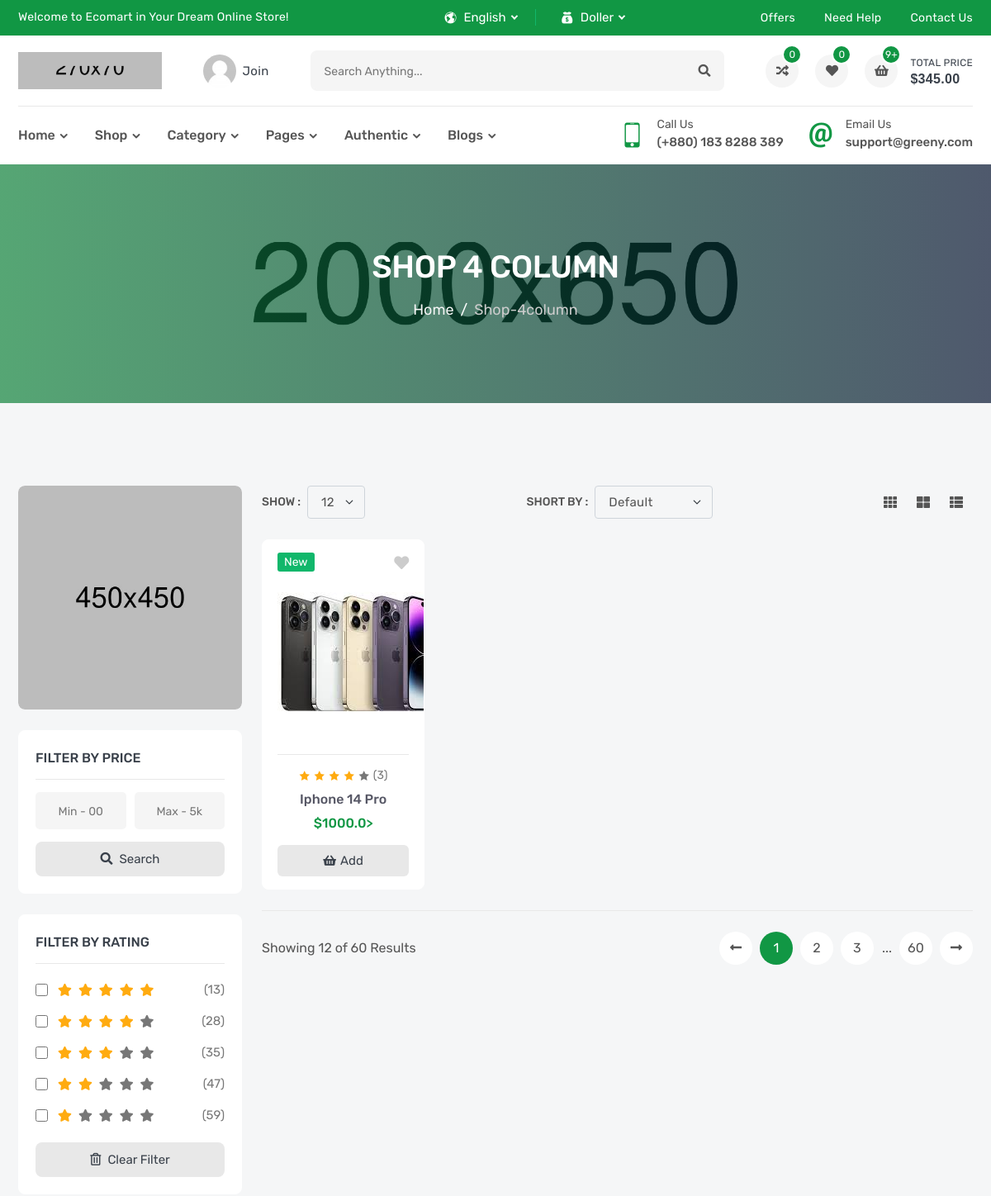
The app's page /products/ (upper part), older data.
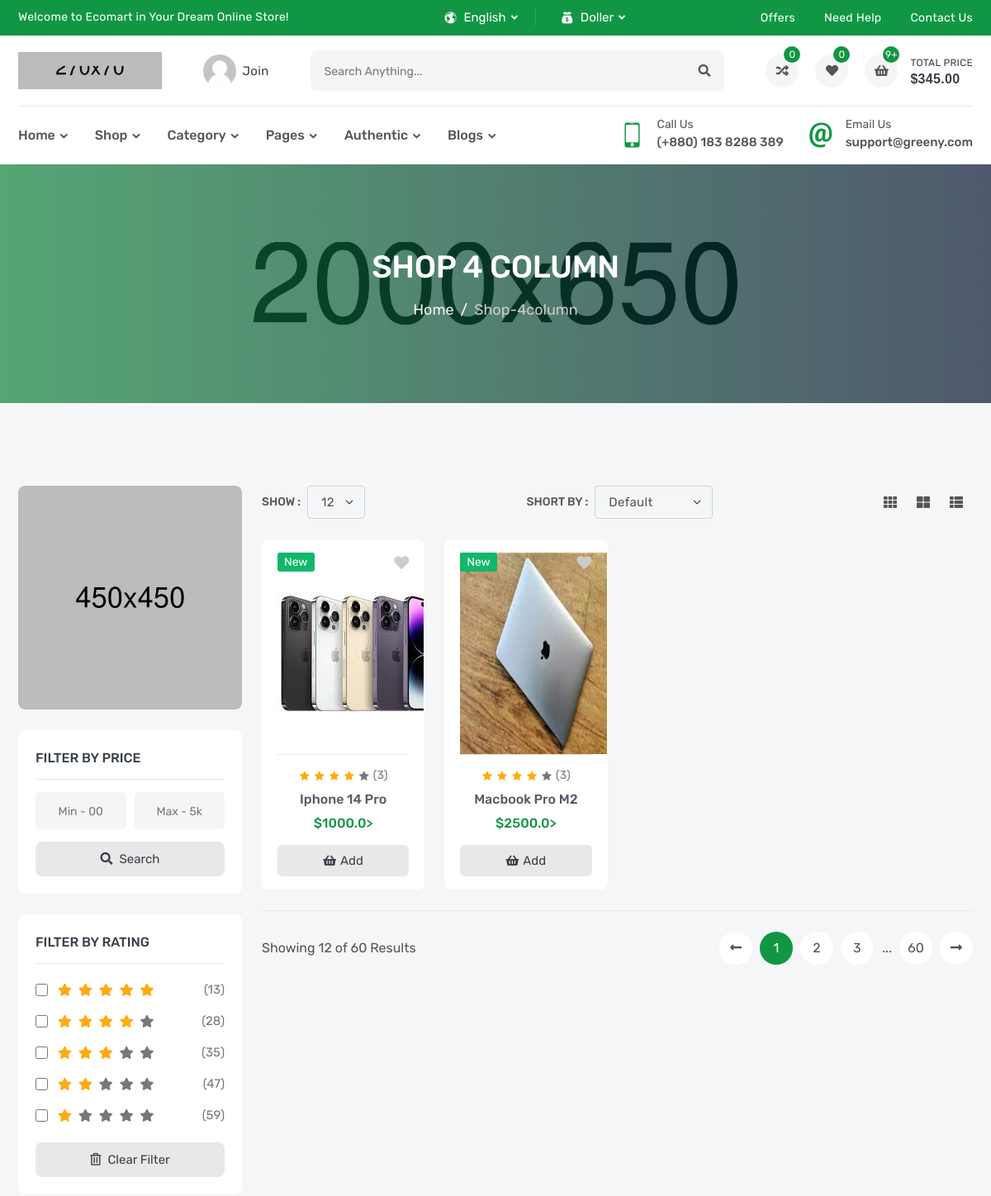
The same page, newer data.
### product/models.py (models this page shows)
class Product(models.Model):
    name = models.CharField(_('Name'),max_length=120)
    flag = models.CharField(_('Flag'),max_length=10,choices=FLAG_TYPES)
    image = models.ImageField(_('Image'),upload_to='products')
    price = models.FloatField(_('Price'))
    sku = models.CharField(_('sku'),max_length=12)
    subtitle = models.CharField(_('Subtitle'),max_length=300)
    description = models.TextField(_('Descriptiob'),max_length=30000)
    quantity = models.IntegerField(_('Quantity'))
    brand = models.ForeignKey('Brand',verbose_name=_('Brand'),related_name='product_brand',on_delete=models.SET_NULL,null=True)
    tags = TaggableManager()
    def __str__(self) :
        return self.name

### product/views.py (the view)
# urls.py: path('',ProductList.as_view()),
class ProductList(ListView):
    model = Product

### product/templates/product/product_list.html (shortened to what the changed rows need)
{% extends "base.html" %}
{% block body %}
        <section class="inner-section single-banner" style="background: url(images/single-banner.jpg) no-repeat center;">
            <div class="container">
                <h2>Shop 4 Column</h2>
            </div>
        </section>
        <section class="inner-section shop-part">
            <div class="container">
                <div class="row content-reverse">
                    <div class="col-lg-9">
                        <div class="row row-cols-2 row-cols-md-3 row-cols-lg-3 row-cols-xl-4">
                        {% for object in object_list %}
                            <div class="col">
                                <div class="product-card">
                                    <div class="product-media">
                                        <div class="product-label">
                                            <label class="label-text new">{{object.flag}}</label>
                                        </div>
                                        <button class="product-wish wish">
                                            <i class="fas fa-heart"></i>
                                        </button>
                                        <a class="product-image" href="product-video.html">
                                            <img src="{{object.image.url}}" style="width:206px ;height:244px ;" alt="product">
                                        </a>
                                    </div>
                                    <div class="product-content">
                                        <div class="product-rating">
                                            <i class="active icofont-star"></i>
                                            <i class="active icofont-star"></i>
                                            <i class="active icofont-star"></i>
                                            <i class="active icofont-star"></i>
                                            <i class="icofont-star"></i>
                                            <a href="product-video.html">(3)</a>
                                        </div>
                                        <h6 class="product-name">
                                            <a href= "/products/{{object.id}}">{{object}}</a>
                                        </h6>
                                        <h6 class="product-price">
                                            <span>${{object.price}}></span>
                                        </h6>
                                        <button class="product-add" title="Add to Cart">
                                            <i class="fas fa-shopping-basket"></i>
                                            <span>add</span>
                                        </button>
                                    </div>
                                </div>
                            </div>
                        {% endfor %}
                        </div>
                    </div>
                </div>
            </div>
        </section>
             {% endblock body %}

Row changes from the older to the newer data that the page shows:
added Product: flag "New", image (picture), name "Macbook Pro M2", price "2500.0"
